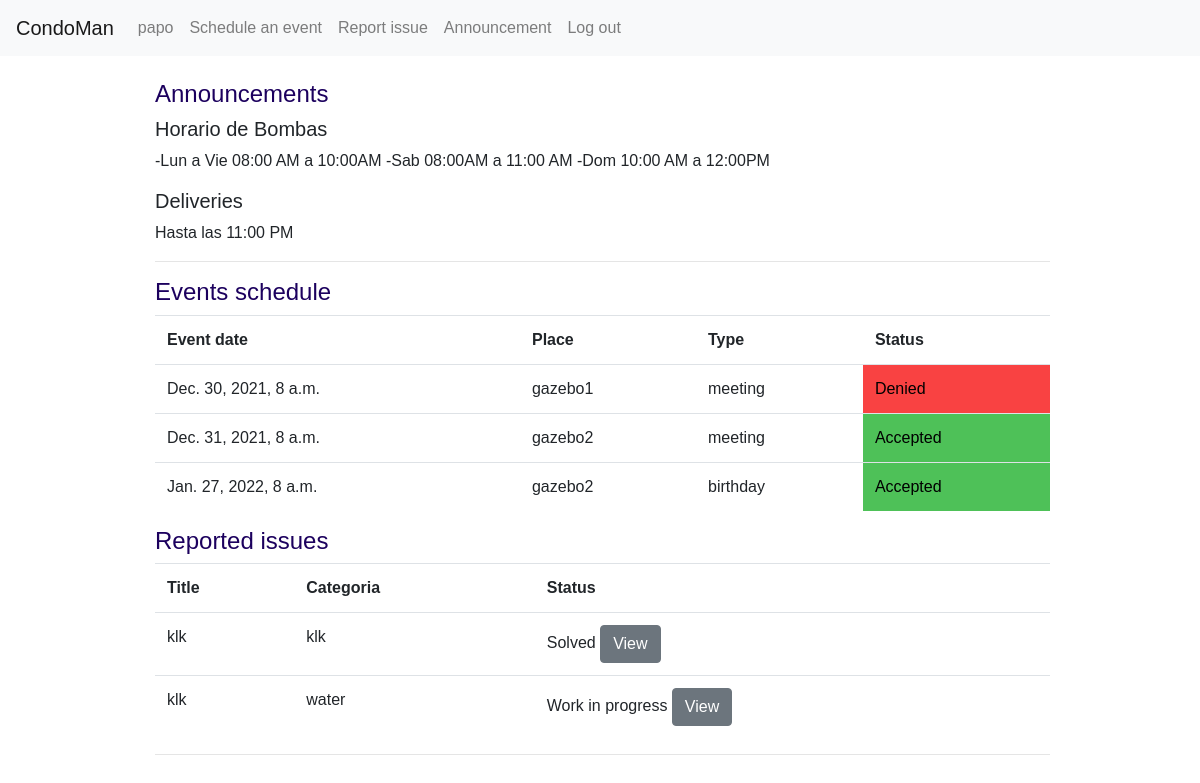
The page / (signed in) on the database as committed earlier.
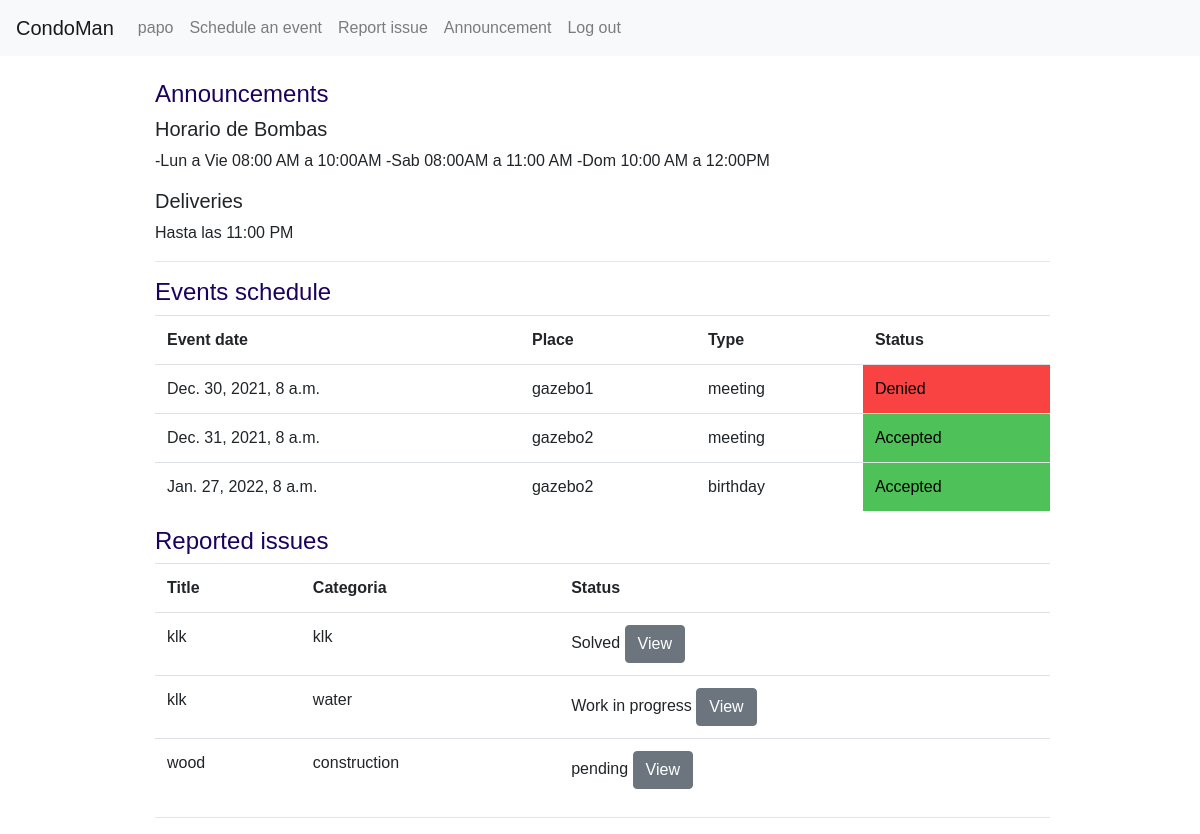
The same page on the database as committed later.
### building/models.py (models this page shows, shortened)
class Announcement(models.Model):
    profile = models.ForeignKey("Profile", on_delete=models.CASCADE, related_name="announcer")
    title = models.CharField(max_length=255)
    content = models.CharField(max_length=20000, blank=True)
    valid_date = models.DateField()
    submited = models.DateTimeField(auto_now=True)

class Events(models.Model):
    profile = models.ForeignKey("Profile", on_delete=models.CASCADE, related_name="events")
    event_date = models.DateTimeField()
    submited = models.DateTimeField(auto_now_add=True)
    place = models.CharField(max_length=64)
    type_of_event = models.CharField(max_length=64)
    status = models.CharField(max_length=64)

class Issues(models.Model):
    title = models.CharField(max_length=255)
    categoria = models.CharField(max_length=128)
    description = models.CharField(max_length=20000)
    status = models.CharField(max_length=96)
    reported_by = models.ForeignKey("Profile", on_delete=models.CASCADE, related_name="reporter")
    reported_date = models.DateTimeField(auto_now=True)
    signed_by = models.ForeignKey("Profile", on_delete=models.CASCADE, related_name="signer", null=True, blank=True)
    signed_date = models.DateTimeField(null=True, blank=True)

### building/views.py (the view, shortened to what this page needs)
# urls.py: path("", views.index, name="index"),
def index(request):
    if request.user.is_authenticated:
        user = User.objects.get(pk=request.user.id)
        profile = Profile.objects.get(user=user)
        today = date.today()
        eventos = Events.objects.filter(profile = profile).filter(event_date__gte = today).order_by("event_date")
        announces = Announcement.objects.filter(valid_date__gte = today  )
        issues = Issues.objects.filter(reported_by = profile)
        return render(request, "building/home.html", {"events": eventos, "announces": announces, "issues":issues })
    else:
        return HttpResponseRedirect(reverse("login"))

### building/templates/building/home.html (shortened to what this page needs)
{% extends "building/layout.html" %}
{% block body %}
<div id="building">
    <div class="division" id="home">
         <h4> Announcements  </h4>
        {% for announce in announces%}
            <h5> {{ announce.title}} </h5>
            <p> {{ announce.content }}</p>
        {% endfor%}
        <hr>
        <h4> Events schedule</h4>
            <table class="table">
                <tr>
                    <th>Event date</th>
                    <th>Place</th>
                    <th>Type</th>
                    <th>Status</th>
                </tr>
                {% for event in events%}
                    <tr >
                        <td>{{ event.event_date }}</td>
                        <td>{{ event.place }}</td>
                        <td>{{ event.type_of_event }}</td>
                        <td class="row{{event.status}}">{{ event.status }}</td>
                    </tr>
            {% endfor%}
            </table>
        <h4> Reported issues</h4>
            <table class="table">
                <tr>
                    <th>Title</th>
                    <th>Categoria</th>
                    <th>Status</th>
                </tr>
                {% for issue in issues %}
                    <tr >
                        <td>{{ issue.title }}</td>
                        <td>{{ issue.categoria}}</td>
                        <td >
                            {{ issue.status}}
                            <input type="button" class="btn btn-secondary"  value="View" onclick="issue_view( {{ issue.id}} )" />
                        </td>
                    </tr>
            {% endfor%}
            </table>
    </div>
    <hr>
</div>
{% endblock %}

Rows that differ between the two databases and show on the page:
added Issues: title "wood", categoria "construction", status "pending"
